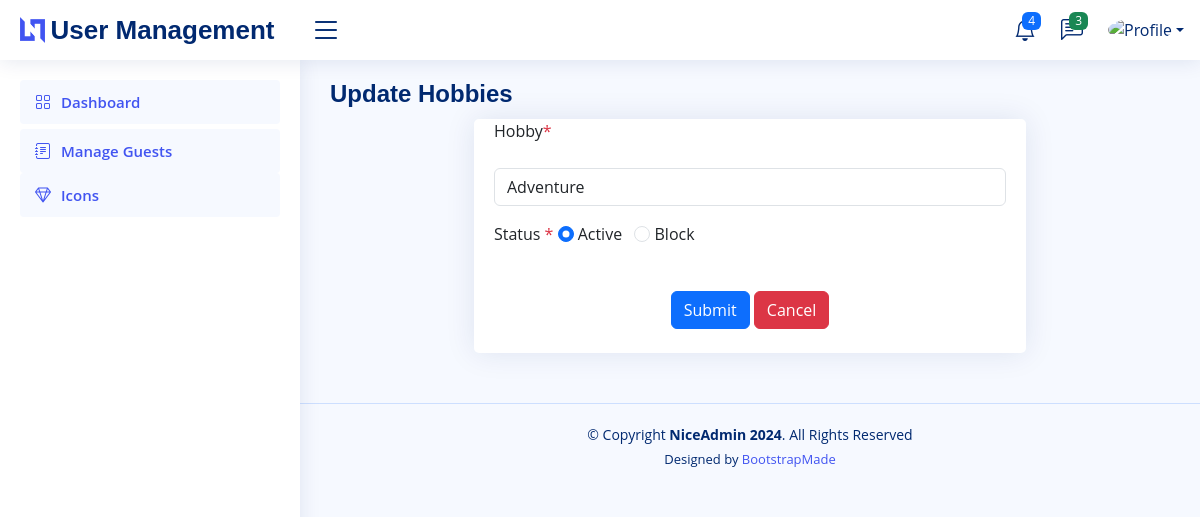
The page /index.php/HobbieController/updateHobby/1 on the database its author committed.
### tables this page shows
CREATE TABLE `hobbies` (
  `id` int(11) NOT NULL AUTO_INCREMENT,
  `token` varchar(255) NOT NULL,
  `hobby_title` varchar(255) NOT NULL,
  `status` enum('Active','Block','Pending') NOT NULL DEFAULT 'Active',
  `created` datetime NOT NULL,
  `modified` datetime NOT NULL,
  PRIMARY KEY (`id`)
);

### application/controllers/HobbieController.php (called while the page is built, shortened)
<?php
class HobbieController extends CI_Controller
{
    public function __construct()
    {
        $this->load->library("form_validation");
        $this->load->model('Hobby_model');
    }
    public function updateHobby($id)
    {
        $gethobby = $this->Hobby_model->getData("hobbies", "", "id='" . $id . "'", "", "", "", "1");
        $data = array(
            "hobby_title" => set_value("hobby", $gethobby->hobby_title),
            "status" => set_value("status", $gethobby->status),
            "id" => set_value("id", $gethobby->id),
        );
        $this->load->view("hobbies/updatehobby", $data);
    }
}
?>

### index.php (called while the page is built, shortened)
<?php
require_once BASEPATH.'core/CodeIgniter.php';

### application/models/Hobby_model.php (called while the page is built, shortened)
<?php
class Hobby_model extends CI_Model{
    public function GetData($table,$field='',$condition='',$order='',$group='',$limit='',$result='')
	{
		if($condition !='')
			$this->db->where($condition);
		if($result !='')
		{
			$return = $this->db->get($table) ->row();
		}
		else
		{
			$return = $this->db->get($table) ->result();
		}
		return $return;
	}
}
?>

### application/views/hobbies/updatehobby.php (the view, shortened to what this page needs)
<!DOCTYPE html>
<html lang="en">
<head>
</head>
<body>
  <main id="main" class="main">
    <div class="pagetitle">
      <h1>Update Hobbies</h1>
    </div>
    <section class="section">
      <div class="row">
        <div class="col-lg-8 offset-2">
          <div class="card">
            <div class="card-body">
              <form class="row g-3" method="post"
                Action="<?php echo site_url('HobbieController/updateHobby_Action'); ?>" enctype="multipart/form-data">
                <div class="col-12">
                  <div class="d-flex">
                    <label for="inputNanme4" class="form-label">Hobby</label>
                    <span class="text text-danger d-flex">*
                    </span>
                  </div>
                  <input type="text" class="form-control" value="<?php echo $hobby_title ?>" name="hobby" id="hobby">
                </div>
                <div class="col-12">
                  <label for="inputDate" class="form-label">Status</label>
                  <span class="text text-danger">* <?php echo form_error('status') ?></span>
                  <input class="form-check-input" type="radio" name="status" id="gridRadios1" value="Active"
                    <?= !empty($status) && $status == 'Active' ? 'checked' : ''; ?>>
                  <label class="form-check-label me-2" for="status">
                    Active
                  </label>
                  <input class="form-check-input" type="radio" name="status" id="gridRadios2" value="Block"
                    <?= !empty($status) && $status == 'Block' ? 'checked' : ''; ?>>
                  <label class="form-check-label" for="gridRadios2">
                    Block
                  </label>
                </div>
            </div>
            <div class="text-center mb-4">
              <button type="submit" class="btn btn-primary" onclick="return validate();">Submit</button>
              <a href="<?php echo site_url("HobbieController/hobbylist")?>" class="btn btn-danger">Cancel</a>
            </div>
          </div>
        </div>
      </div>
    </section>
  </main>
</body>
</html>

### assets/css/style.css (style rules this page uses)
:root { scroll-behavior: smooth; }
body { font-family: "Open Sans", sans-serif; background: #f6f9ff; color: #444444; }
a { color: #4154f1; text-decoration: none; }
h1, h2, h3, h4, h5, h6 { font-family: "Nunito", sans-serif; }
#main { margin-top: 60px; padding: 20px 30px; transition: all 0.3s; }
.pagetitle { margin-bottom: 10px; }
.pagetitle h1 { font-size: 24px; margin-bottom: 0; font-weight: 600; color: #012970; }
.card { margin-bottom: 30px; border: none; border-radius: 5px; box-shadow: 0px 0 30px rgba(1, 41, 112, 0.1); }
.card-body { padding: 0 20px 20px 20px; }
@media (min-width: 1200px) { #main, #footer { margin-left: 300px; } }

### application/views/hobbies/updatehobby.php (style rules this page uses)
.form-label { margin-bottom: 25px; }

### rows shown on the page
hobbies: hobby "Adventure", status "☑", status "☐ Block"
